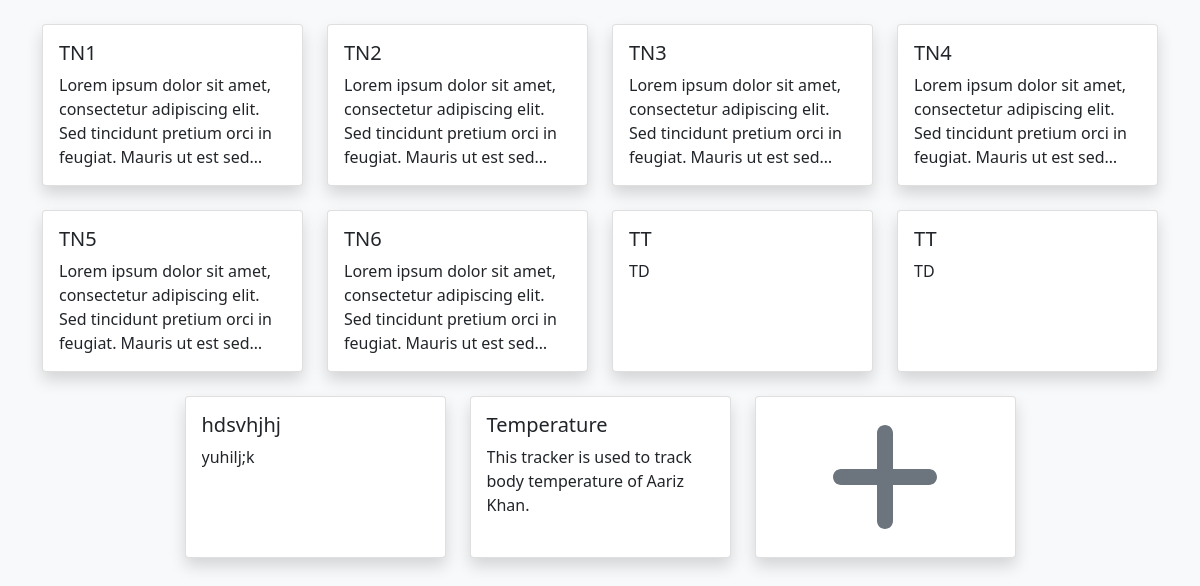
/trackers (signed in), run on the app's committed database.
### models/models.py (models this page shows)
class TrackerModel(db.Model):
    __tablename__ = "trackers"
    t_id = db.Column(db.Integer(), primary_key=True)
    t_name = db.Column(db.String(64), nullable=False)
    t_desc = db.Column(db.String(256))
    t_type = db.Column(db.Integer(), db.ForeignKey("tracker_types.tt_id", ondelete="CASCADE"), nullable=False)
    t_user = db.Column(db.Integer(), db.ForeignKey("users.id", ondelete="CASCADE"), nullable=False)
    t_type_name = db.relationship("TrackerTypes", uselist=False)
    t_unit = db.relationship("TrackerUnit", cascade="all, delete", uselist=False)
    t_options = db.relationship("TrackerOptions", cascade="all, delete")
    t_logs = db.relationship("TrackerLogs", cascade="all, delete")

### views/views.py (the view)
@app.route("/trackers", methods=["GET"])
@login_required
def trackers():
    trackers = db.session.query(TrackerModel.t_id, TrackerModel.t_name, TrackerModel.t_desc).filter(TrackerModel.t_user == current_user.id).all()
    return render_template("trackers/main.html", user=current_user, trackers=trackers)

### auth/auth.py (called while the page is built)
@login.user_loader
def load_user(id):
    return UserModel.query.get(int(id))

### templates/trackers/main.html (shortened to what this page needs)
<!DOCTYPE html>
<html lang="en">
    <head>
        <link rel="stylesheet" href="{{ url_for('static', filename='css/bootstrap.min.css')}}">
        <link rel="stylesheet" href="{{ url_for('static', filename='css/fontawesome.all.min.css')}}">
        <link rel="stylesheet" href="{{ url_for('static', filename='css/trackers.css')}}">
    </head>
    <body class="bg-light">
        <div class="container">
            <div class="row d-flex justify-content-center pt-4">
                {% for tracker in trackers %}
                <div class="col-sm-12 col-md-6 col-lg-4 col-xl-3 d-flex">
                    <div class="card shadow hover-overlay flex-fill mb-4">
                        <a href="/trackers/view?id={{ tracker.t_id }}" class="card-link">
                            <div class="card-body">
                                <h5 class="card-title">{{ tracker.t_name }}</h5>
                                <p class="card-text">{{ tracker.t_desc }}</p>
                            </div>
                        </a>
                    </div>
                </div>
                {% endfor %}
                <div class="col-sm-12 col-md-6 col-lg-4 col-xl-3 d-flex">
                    <div class="card shadow hover-overlay flex-fill mb-4">
                        <a href="/trackers/add" class="card-link">
                            <div class="card-body d-flex align-items-center justify-content-center">
                                <i class="fa-solid fa-plus fa-8x text-secondary"></i>
                            </div>
                        </a>
                    </div>
                </div>
            </div>
        </div>
    </body>
</html>

### static/css/trackers.css (style rules this page uses)
.card { transition: transform 0.2s ease; }
.card-link { color: inherit; text-decoration: inherit; }
.card-text { display: -webkit-box; -webkit-line-clamp: 4; -webkit-box-orient: vertical; overflow: hidden; height: 6em; line-height: 1.5; }

### data on the page
TrackerModel: t_name "TN1", t_desc "Lorem ipsum dolor sit amet, consectetur adipiscing elit. Sed tincidunt pretium orci in feugiat. Mauris ut est…"
TrackerModel: t_name "TN2", t_desc "Lorem ipsum dolor sit amet, consectetur adipiscing elit. Sed tincidunt pretium orci in feugiat. Mauris ut est…"
TrackerModel: t_name "TN3", t_desc "Lorem ipsum dolor sit amet, consectetur adipiscing elit. Sed tincidunt pretium orci in feugiat. Mauris ut est…"
TrackerModel: t_name "TN4", t_desc "Lorem ipsum dolor sit amet, consectetur adipiscing elit. Sed tincidunt pretium orci in feugiat. Mauris ut est…"
TrackerModel: t_name "TN5", t_desc "Lorem ipsum dolor sit amet, consectetur adipiscing elit. Sed tincidunt pretium orci in feugiat. Mauris ut est…"
TrackerModel: t_name "TN6", t_desc "Lorem ipsum dolor sit amet, consectetur adipiscing elit. Sed tincidunt pretium orci in feugiat. Mauris ut est…"
TrackerModel: t_name "TT", t_desc "TD"
TrackerModel: t_name "TT", t_desc "TD"
TrackerModel: t_name "hdsvhjhj", t_desc "yuhilj;k"
TrackerModel: t_name "Temperature", t_desc "This tracker is used to track body temperature of Aariz Khan."
